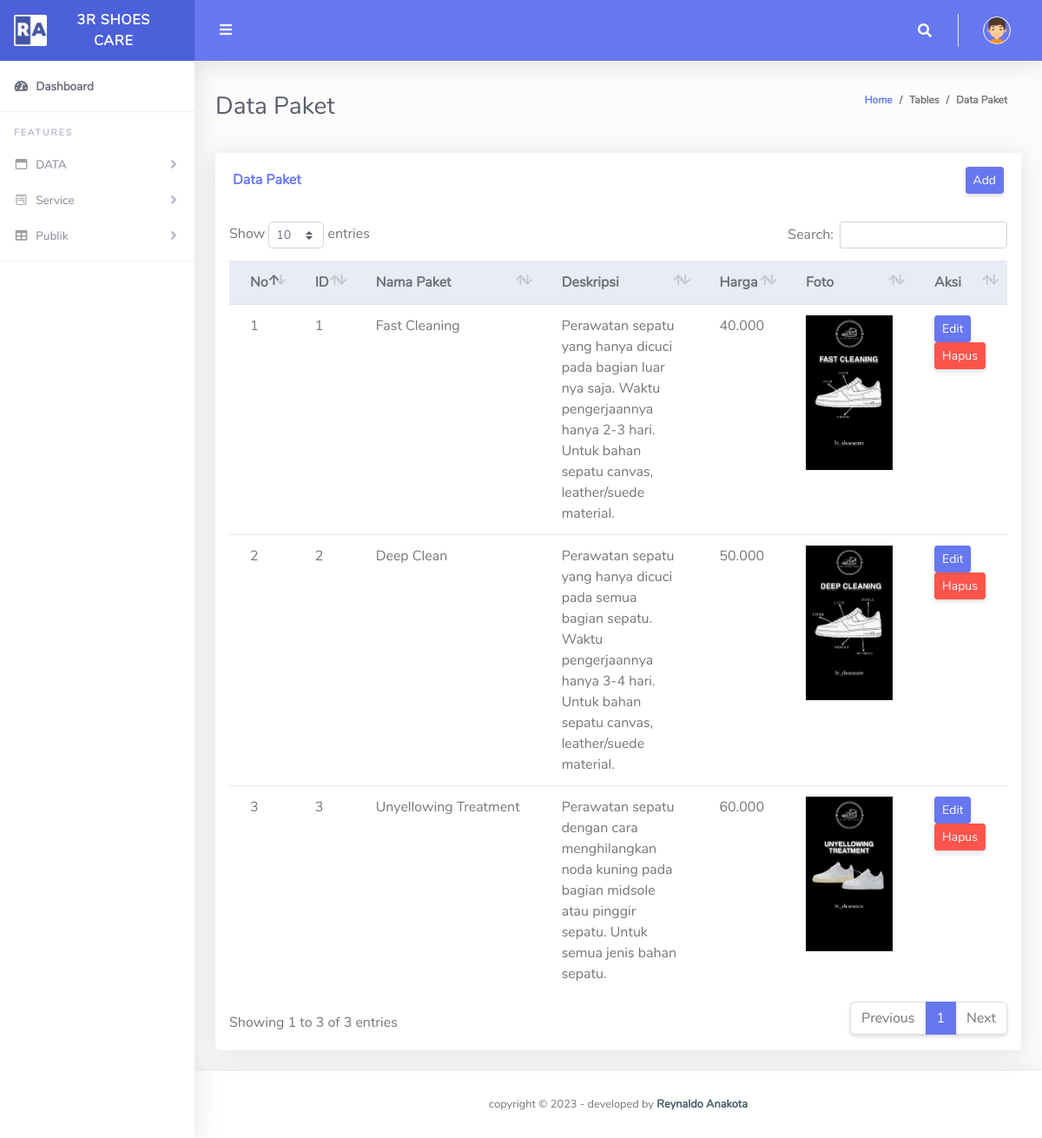
/admin/paket.php, run on the app's committed database.
### tables this page shows
CREATE TABLE `paket` (
  `id` int(11) NOT NULL,
  `nama_paket` varchar(255) DEFAULT NULL,
  `deskripsi` text DEFAULT NULL,
  `harga` varchar(9000) DEFAULT NULL,
  `foto` varchar(255) DEFAULT NULL
);

### admin/paket.php (the view, shortened to what this page needs)
<?php
include 'include/navbar.php';
include '../include/config.php';
$queryPaket = "SELECT * FROM paket";
$resultPaket = mysqli_query($conn, $queryPaket);
?>
<div class="container-fluid" id="container-wrapper">
    <div class="d-sm-flex align-items-center justify-content-between mb-4">
        <h1 class="h3 mb-0 text-gray-800">Data Paket</h1>
        <ol class="breadcrumb">
            <li class="breadcrumb-item"><a href="index.php">Home</a></li>
            <li class="breadcrumb-item">Tables</li>
            <li class="breadcrumb-item active" aria-current="page">Data Paket</li>
        </ol>
    </div>
    <div class="row">
        <div class="col-lg-12">
            <div class="card mb-4">
                <div class="card-header py-3 d-flex flex-row align-items-center justify-content-between">
                    <h6 class="m-0 font-weight-bold text-primary">Data Paket</h6>
                    <a href="#" class="btn btn-primary btn-sm" data-toggle="modal"
                        data-target="#tambahPermintaanPaket">Add</a>
                </div>
                <div class="table-responsive p-3">
                    <table class="table align-items-center table-flush" id="dataTable">
                        <thead class="thead-light">
                            <tr>
                                <th>No</th>
                                <th>ID</th>
                                <th>Nama Paket</th>
                                <th>Deskripsi</th>
                                <th>Harga</th>
                                <th>Foto</th>
                                <th>Aksi</th>
                            </tr>
                        </thead>
                        <tbody>
                            <?php
                            if (mysqli_num_rows($resultPaket) > 0) {
                                $no = 1;
                                while ($rowPaket = mysqli_fetch_assoc($resultPaket)) {
                                    ?>
                                    <tr>
                                        <td>
                                            <?php echo $no++; ?>
                                        </td>
                                        <td>
                                            <?php echo $rowPaket['id']; ?>
                                        </td>
                                        <td>
                                            <?php echo $rowPaket['nama_paket']; ?>
                                        </td>
                                        <td>
                                            <?php echo $rowPaket['deskripsi']; ?>
                                        </td>
                                        <td>
                                            <?php echo $rowPaket['harga']; ?>
                                        </td>
                                        <td>
                                            <?php if (!empty($rowPaket['foto'])): ?>
                                                <img src="asset/img/paket/<?php echo $rowPaket['foto']; ?>" alt="Photo"
                                                    style="max-width: 100px;">
                                            <?php else: ?>
                                                No Photo
                                            <?php endif; ?>
                                        </td>
                                        <td>
                                            <a href="edit_paket.php?id=<?php echo $rowPaket['id']; ?>"
                                                class="btn btn-sm btn-primary">Edit</a>
                                            <a href="hapus_paket.php?id=<?php echo $rowPaket['id']; ?>"
                                                class="btn btn-sm btn-danger"
                                                onclick="return confirm('Apakah Anda ingin menghapus ini?')">Hapus</a>
                                        </td>
                                    </tr>
                                    <?php
                                }
                            } else {
                                ?>
                            <tr>
                                <td colspan="7">Tidak ada data paket.</td>
                            </tr>
                            <?php
                            }
                            ?>
                        </tbody>
                    </table>
                </div>
            </div>
        </div>
    </div>
    <?php include 'include/footer.php'; ?>

### data on the page
paket: id "1", nama_paket "Fast Cleaning", deskripsi "Perawatan sepatu yang hanya dicuci pada bagian luar nya saja. Waktu pengerjaannya hanya 2-3 hari. Untuk bahan sepatu canvas, leather/suede material.", harga "40.000", foto (picture)
paket: id "2", nama_paket "Deep Clean", deskripsi "Perawatan sepatu yang hanya dicuci pada semua bagian sepatu. Waktu pengerjaannya hanya 3-4 hari. Untuk bahan sepatu canvas, leather/suede material.", harga "50.000", foto (picture)
paket: id "3", nama_paket "Unyellowing Treatment", deskripsi "Perawatan sepatu dengan cara menghilangkan noda kuning pada bagian midsole atau pinggir sepatu. Untuk semua jenis bahan sepatu.", harga "60.000", foto (picture)
